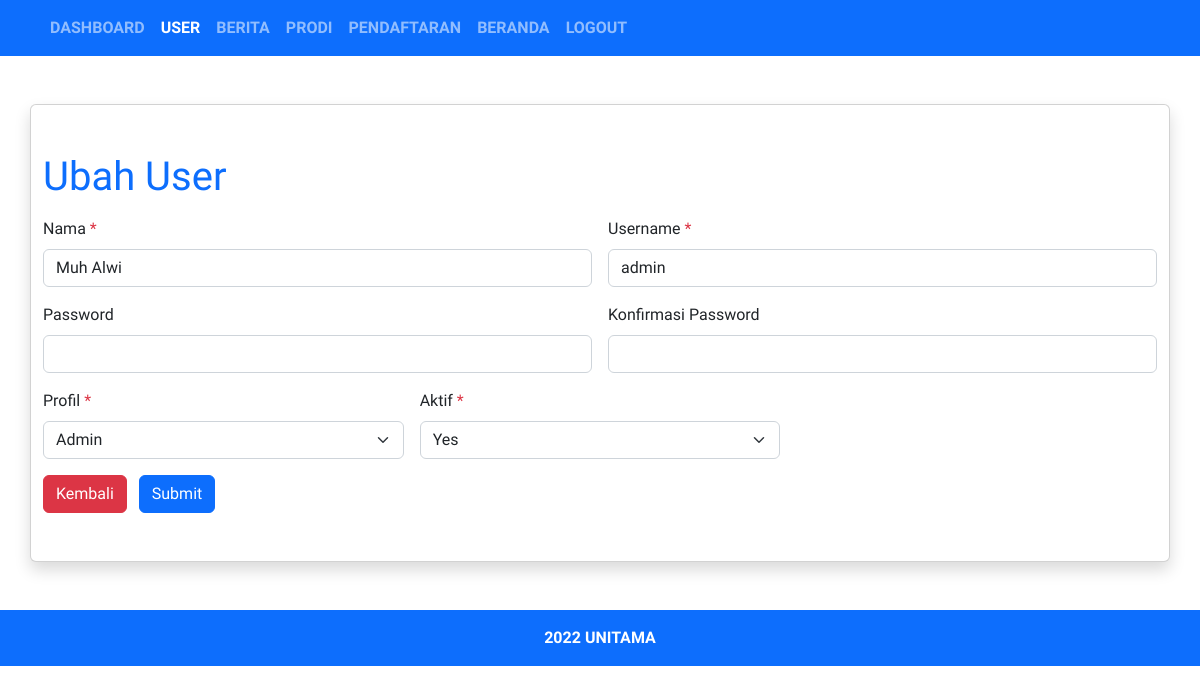
The app's page /admin/user/ubah?id=6 (signed in) with its own data.
### tables this page shows
CREATE TABLE `tabel_user` (
  `id_user` int(11) NOT NULL,
  `nama` varchar(128) NOT NULL,
  `username` varchar(128) NOT NULL,
  `password` varchar(255) NOT NULL,
  `profil` int(11) NOT NULL,
  `aktif` int(11) NOT NULL
);

### config/helper.php (called while the page is built, shortened)
<?php
function query($query)
{
    global $koneksi;
    $result = mysqli_query($koneksi, $query);
    $row = [];
    while ($data = mysqli_fetch_assoc($result)) {
        $row[] = $data;
    }
    return $row;
}

### config/autoload.php (called while the page is built, shortened)
<?php
require_once 'connection.php';
require_once 'helper.php';
$base_url = 'http://localhost/starter-template/';

### admin/user/ubah.php (the view, shortened to what this page needs)
<?php include_once '../templates/header.php' ?>
<?php
$id_user = $_GET['id'];
$user = query("SELECT * FROM tabel_user WHERE id_user = $id_user")[0];
?>
<div class="container card shadow py-5 my-5">
    <h1 class="text-primary mb- font-title mb-3">Ubah User</h1>
    <form method="post" action="" class="row g-3">
        <div class="col-md-6">
            <label for="nama" class="form-label">Nama <span class="text-danger">*</span></label>
            <input type="text" class="form-control" id="nama" name="nama" required value="<?= $user['nama']; ?>">
        </div>
        <div class="col-md-6">
            <label for="username" class="form-label">Username <span class="text-danger">*</span></label>
            <input type="text" class="form-control" id="username" name="username" required value="<?= $user['username']; ?>">
        </div>
        <div class="col-md-6">
            <label for="password" class="form-label">Password </label>
            <input type="password" class="form-control" id="password" name="password">
        </div>
        <div class="col-md-6">
            <label for="konfirmasi_password" class="form-label">Konfirmasi Password </label>
            <input type="password" class="form-control" id="konfirmasi_password" name="konfirmasi_password">
        </div>
        <div class="col-md-4">
            <label for="profil" class="form-label">Profil <span class="text-danger">*</span></label>
            <select class="form-select" id="profil" name="profil" required>
                <option value="2" <?= $user['profil'] == 2 ? 'selected' : ''; ?>>Admin</option>
            </select>
        </div>
        <div class="col-md-4">
            <label for="aktif" class="form-label">Aktif <span class="text-danger">*</span></label>
            <select class="form-select" id="aktif" name="aktif" required>
                <option value="1" <?= $user['aktif'] == 1 ? 'selected' : ''; ?>>Yes</option>
            </select>
        </div>
        <div>
            <a href="<?= $base_url . 'admin/user/index'; ?>" class="btn btn-danger me-2">Kembali</a>
            <button type="submit" name="submit" class="btn btn-primary">Submit</button>
        </div>
    </form>
</div>
<?php include_once '../templates/footer.php' ?>

### assets/css/style.css (style rules this page uses)
body { font-family: 'Acme', sans-serif; }
.font-title { font-family: 'Kaushan Script', cursive; }

### records on screen
tabel_user: nama "Muh Alwi", username "admin", profil "Admin", aktif "Yes"
